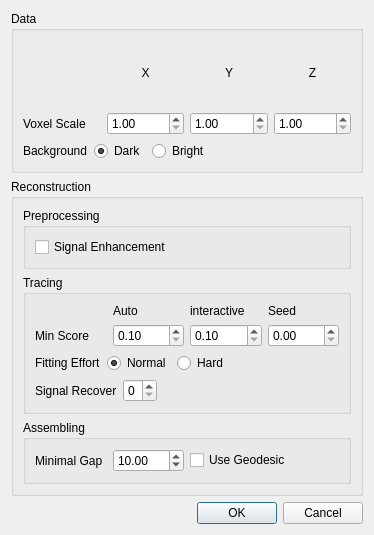
<?xml version="1.0" encoding="UTF-8"?>
<ui version="4.0">
 <class>ZStackFrameSettingDialog</class>
 <widget class="QDialog" name="ZStackFrameSettingDialog">
  <property name="geometry">
   <rect>
    <x>0</x>
    <y>0</y>
    <width>374</width>
    <height>535</height>
   </rect>
  </property>
  <property name="windowTitle">
   <string>Settings</string>
  </property>
  <layout class="QVBoxLayout" name="verticalLayout_6">
   <item>
    <widget class="QGroupBox" name="groupBox">
     <property name="title">
      <string>Data</string>
     </property>
     <property name="flat">
      <bool>false</bool>
     </property>
     <property name="checkable">
      <bool>false</bool>
     </property>
     <layout class="QVBoxLayout" name="verticalLayout">
      <item>
       <layout class="QGridLayout" name="gridLayout">
        <item row="0" column="1">
         <widget class="QLabel" name="label">
          <property name="text">
           <string>X</string>
          </property>
          <property name="alignment">
           <set>Qt::AlignCenter</set>
          </property>
         </widget>
        </item>
        <item row="0" column="2">
         <widget class="QLabel" name="label_2">
          <property name="text">
           <string>Y</string>
          </property>
          <property name="alignment">
           <set>Qt::AlignCenter</set>
          </property>
         </widget>
        </item>
        <item row="0" column="3">
         <widget class="QLabel" name="label_3">
          <property name="text">
           <string>Z</string>
          </property>
          <property name="alignment">
           <set>Qt::AlignCenter</set>
          </property>
         </widget>
        </item>
        <item row="1" column="0">
         <widget class="QLabel" name="label_4">
          <property name="text">
           <string>Voxel Scale</string>
          </property>
         </widget>
        </item>
        <item row="1" column="1">
         <widget class="QDoubleSpinBox" name="xDoubleSpinBox">
          <property name="minimum">
           <double>1.000000000000000</double>
          </property>
          <property name="value">
           <double>1.000000000000000</double>
          </property>
         </widget>
        </item>
        <item row="1" column="2">
         <widget class="QDoubleSpinBox" name="yDoubleSpinBox">
          <property name="minimum">
           <double>1.000000000000000</double>
          </property>
          <property name="value">
           <double>1.000000000000000</double>
          </property>
         </widget>
        </item>
        <item row="1" column="3">
         <widget class="QDoubleSpinBox" name="zDoubleSpinBox">
          <property name="minimum">
           <double>1.000000000000000</double>
          </property>
          <property name="value">
           <double>1.000000000000000</double>
          </property>
         </widget>
        </item>
       </layout>
      </item>
      <item>
       <layout class="QHBoxLayout" name="horizontalLayout_5">
        <item>
         <widget class="QLabel" name="label_17">
          <property name="text">
           <string>Background</string>
          </property>
         </widget>
        </item>
        <item>
         <widget class="QRadioButton" name="darkRadioButton">
          <property name="text">
           <string>Dark</string>
          </property>
          <property name="checked">
           <bool>true</bool>
          </property>
         </widget>
        </item>
        <item>
         <widget class="QRadioButton" name="brightRadioButton">
          <property name="text">
           <string>Bright</string>
          </property>
         </widget>
        </item>
        <item>
         <spacer name="horizontalSpacer_3">
          <property name="orientation">
           <enum>Qt::Horizontal</enum>
          </property>
          <property name="sizeHint" stdset="0">
           <size>
            <width>40</width>
            <height>20</height>
           </size>
          </property>
         </spacer>
        </item>
       </layout>
      </item>
     </layout>
    </widget>
   </item>
   <item>
    <widget class="QGroupBox" name="groupBox_5">
     <property name="title">
      <string>Reconstruction</string>
     </property>
     <layout class="QVBoxLayout" name="verticalLayout_5">
      <item>
       <widget class="QGroupBox" name="groupBox_4">
        <property name="title">
         <string>Preprocessing</string>
        </property>
        <layout class="QVBoxLayout" name="verticalLayout_3">
         <item>
          <widget class="QCheckBox" name="enhancementCheckBox">
           <property name="text">
            <string>Signal Enhancement</string>
           </property>
          </widget>
         </item>
        </layout>
       </widget>
      </item>
      <item>
       <widget class="QGroupBox" name="groupBox_2">
        <property name="title">
         <string>Tracing</string>
        </property>
        <layout class="QVBoxLayout" name="verticalLayout_2">
         <item>
          <layout class="QGridLayout" name="gridLayout_2">
           <item row="1" column="1">
            <widget class="QDoubleSpinBox" name="autoScoreDoubleSpinBox">
             <property name="minimum">
              <double>0.100000000000000</double>
             </property>
             <property name="maximum">
              <double>0.900000000000000</double>
             </property>
            </widget>
           </item>
           <item row="1" column="2">
            <widget class="QDoubleSpinBox" name="manualScoreDoubleSpinBox">
             <property name="minimum">
              <double>0.100000000000000</double>
             </property>
             <property name="maximum">
              <double>0.900000000000000</double>
             </property>
            </widget>
           </item>
           <item row="0" column="1">
            <widget class="QLabel" name="label_6">
             <property name="text">
              <string>Auto</string>
             </property>
            </widget>
           </item>
           <item row="0" column="2">
            <widget class="QLabel" name="label_7">
             <property name="text">
              <string>interactive</string>
             </property>
            </widget>
           </item>
           <item row="1" column="0">
            <widget class="QLabel" name="label_5">
             <property name="text">
              <string>Min Score</string>
             </property>
            </widget>
           </item>
           <item row="1" column="3">
            <widget class="QDoubleSpinBox" name="seedDoubleSpinBox"/>
           </item>
           <item row="0" column="3">
            <widget class="QLabel" name="label_11">
             <property name="text">
              <string>Seed</string>
             </property>
            </widget>
           </item>
          </layout>
         </item>
         <item>
          <layout class="QHBoxLayout" name="horizontalLayout">
           <item>
            <widget class="QLabel" name="label_8">
             <property name="text">
              <string>Fitting Effort</string>
             </property>
            </widget>
           </item>
           <item>
            <widget class="QRadioButton" name="normalRadioButton">
             <property name="text">
              <string>Normal</string>
             </property>
             <property name="checked">
              <bool>true</bool>
             </property>
            </widget>
           </item>
           <item>
            <widget class="QRadioButton" name="hardRadioButton">
             <property name="text">
              <string>Hard</string>
             </property>
            </widget>
           </item>
           <item>
            <spacer name="horizontalSpacer_2">
             <property name="orientation">
              <enum>Qt::Horizontal</enum>
             </property>
             <property name="sizeHint" stdset="0">
              <size>
               <width>40</width>
               <height>20</height>
              </size>
             </property>
            </spacer>
           </item>
          </layout>
         </item>
         <item>
          <layout class="QHBoxLayout" name="horizontalLayout_2">
           <item>
            <widget class="QLabel" name="label_10">
             <property name="text">
              <string>Signal Recover</string>
             </property>
            </widget>
           </item>
           <item>
            <widget class="QSpinBox" name="recoverSpinBox">
             <property name="maximum">
              <number>5</number>
             </property>
            </widget>
           </item>
           <item>
            <spacer name="horizontalSpacer">
             <property name="orientation">
              <enum>Qt::Horizontal</enum>
             </property>
             <property name="sizeHint" stdset="0">
              <size>
               <width>40</width>
               <height>20</height>
              </size>
             </property>
            </spacer>
           </item>
          </layout>
         </item>
        </layout>
       </widget>
      </item>
      <item>
       <widget class="QGroupBox" name="groupBox_3">
        <property name="title">
         <string>Assembling</string>
        </property>
        <layout class="QVBoxLayout" name="verticalLayout_4">
         <item>
          <layout class="QHBoxLayout" name="horizontalLayout_4">
           <item>
            <layout class="QHBoxLayout" name="horizontalLayout_3">
             <item>
              <widget class="QLabel" name="label_9">
               <property name="text">
                <string>Minimal Gap</string>
               </property>
              </widget>
             </item>
             <item>
              <widget class="QDoubleSpinBox" name="maxDistDoubleSpinBox">
               <property name="minimum">
                <double>1.000000000000000</double>
               </property>
               <property name="maximum">
                <double>9999.000000000000000</double>
               </property>
               <property name="value">
                <double>10.000000000000000</double>
               </property>
              </widget>
             </item>
            </layout>
           </item>
           <item>
            <widget class="QCheckBox" name="spTestCheckBox">
             <property name="text">
              <string>Use Geodesic</string>
             </property>
            </widget>
           </item>
          </layout>
         </item>
        </layout>
       </widget>
      </item>
     </layout>
    </widget>
   </item>
   <item>
    <widget class="QDialogButtonBox" name="buttonBox">
     <property name="orientation">
      <enum>Qt::Horizontal</enum>
     </property>
     <property name="standardButtons">
      <set>QDialogButtonBox::Cancel|QDialogButtonBox::Ok</set>
     </property>
    </widget>
   </item>
  </layout>
  <zorder>groupBox</zorder>
  <zorder>buttonBox</zorder>
  <zorder>groupBox_5</zorder>
 </widget>
 <resources/>
 <connections>
  <connection>
   <sender>buttonBox</sender>
   <signal>accepted()</signal>
   <receiver>ZStackFrameSettingDialog</receiver>
   <slot>accept()</slot>
   <hints>
    <hint type="sourcelabel">
     <x>248</x>
     <y>254</y>
    </hint>
    <hint type="destinationlabel">
     <x>157</x>
     <y>274</y>
    </hint>
   </hints>
  </connection>
  <connection>
   <sender>buttonBox</sender>
   <signal>rejected()</signal>
   <receiver>ZStackFrameSettingDialog</receiver>
   <slot>reject()</slot>
   <hints>
    <hint type="sourcelabel">
     <x>316</x>
     <y>260</y>
    </hint>
    <hint type="destinationlabel">
     <x>286</x>
     <y>274</y>
    </hint>
   </hints>
  </connection>
 </connections>
</ui>
